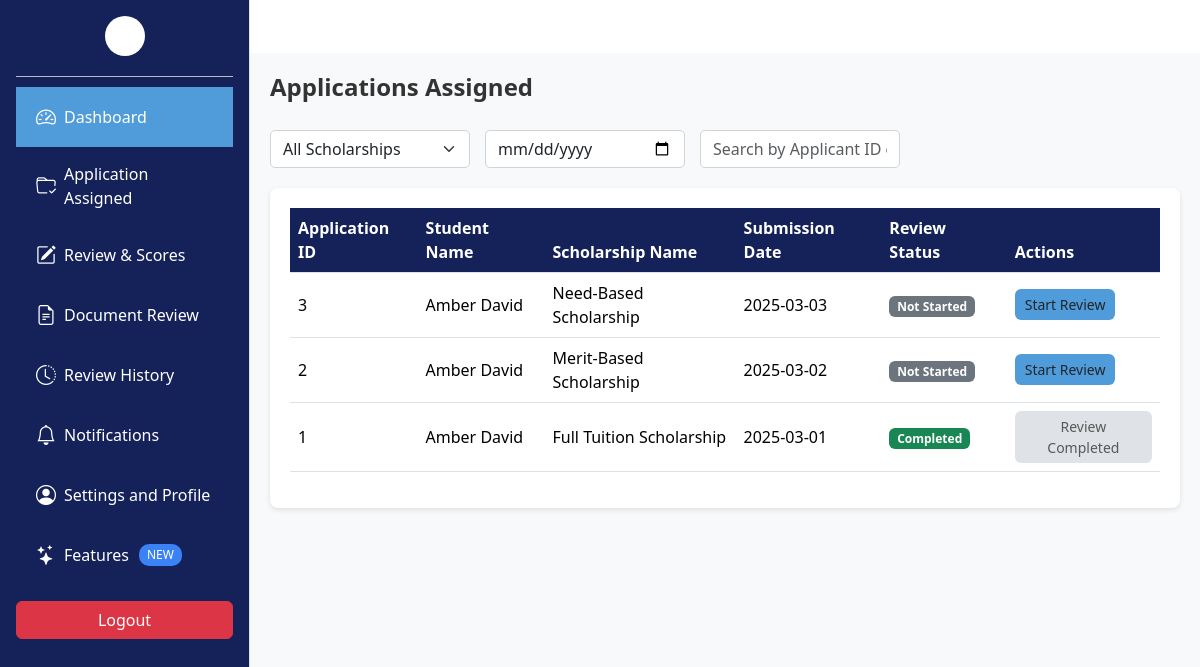
Screenshot of /reviewer/application.php with the database file from the repository.
### tables this page shows
CREATE TABLE Applications (
    application_id INT PRIMARY KEY AUTO_INCREMENT,
    student_id INT NOT NULL,
    scholarship_id INT NOT NULL,
    submission_date TIMESTAMP DEFAULT CURRENT_TIMESTAMP,
    document_url VARCHAR(255) DEFAULT NULL,
    finantial_statement_url VARCHAR(255) DEFAULT NULL,
    recommendation_letter_url VARCHAR(255) DEFAULT NULL,
    status ENUM('Submitted', 'Pending', 'Under Review', 'Approved', 'Accepted', 'Rejected', 'Needs More Info') DEFAULT 'Submitted',
    FOREIGN KEY (student_id) REFERENCES Students(student_id) ON DELETE CASCADE,
    FOREIGN KEY (scholarship_id) REFERENCES Scholarships(scholarship_id) ON DELETE CASCADE
);

CREATE TABLE Scholarships (
    scholarship_id INT PRIMARY KEY AUTO_INCREMENT,
    name VARCHAR(255) NOT NULL,
    amount DECIMAL(10,2) NOT NULL CHECK (amount > 0),
    gpa DECIMAL(3,1) DEFAULT NULL,
    other_criteria VARCHAR(255) DEFAULT NULL,
    application_start DATE DEFAULT NULL,
    application_end DATE NOT NULL,
    status ENUM('Open', 'Closed', 'Awarded') DEFAULT 'Open',
    created_at TIMESTAMP DEFAULT CURRENT_TIMESTAMP
);

CREATE TABLE Reviews (
    review_id INT PRIMARY KEY AUTO_INCREMENT,
    application_id INT NOT NULL,
    reviewer_id INT NOT NULL,
    review_date TIMESTAMP DEFAULT CURRENT_TIMESTAMP,
    score DECIMAL(5,2) CHECK (score BETWEEN 0 AND 100),
    comments TEXT,
    decision ENUM('Pending', 'Approved', 'Rejected', 'Needs More Info') DEFAULT 'Pending',
    FOREIGN KEY (application_id) REFERENCES Applications(application_id) ON DELETE CASCADE,
    FOREIGN KEY (reviewer_id) REFERENCES ReviewCommittee(reviewer_id) ON DELETE CASCADE
);

### reviewer/application.php (the view, shortened to what this page needs)
<?php
include "../Database/db.php";
$conn = new mysqli($servername, $username, $password, $dbname, $port);
$user_id = 2;
$reviewerQuery = "SELECT reviewer_id FROM ReviewCommittee WHERE user_id = ?";
$stmt = $conn->prepare($reviewerQuery);
$stmt->bind_param("i", $user_id);
if (!$stmt->execute()) {
    die("Execute failed: " . $stmt->error);
}
$reviewerResult = $stmt->get_result();
$reviewer = $reviewerResult->num_rows > 0 ? $reviewerResult->fetch_assoc() : null;
$reviewer_id = $reviewer['reviewer_id'];
$submissionDateFilter = isset($_GET['submissionDateFilter']) ? trim($_GET['submissionDateFilter']) : '';
$searchQuery = isset($_GET['search']) ? trim($_GET['search']) : '';
$page = isset($_GET['page']) ? max(1, intval($_GET['page'])) : 1;
$perPage = 5;
$offset = ($page - 1) * $perPage;
$query = "SELECT a.application_id, CONCAT(s.first_name, ' ', s.last_name) AS student_name,
                 sc.name AS scholarship_name, a.submission_date,
                 r.decision AS review_status
          FROM Applications a
          JOIN Students s ON a.student_id = s.student_id
          JOIN Scholarships sc ON a.scholarship_id = sc.scholarship_id
          LEFT JOIN Reviews r ON a.application_id = r.application_id AND r.reviewer_id = ?
          WHERE 1=1";
$query .= " AND (r.reviewer_id = ? OR r.reviewer_id IS NULL)";
$query .= " ORDER BY a.submission_date DESC LIMIT ? OFFSET ?";
$stmt = $conn->prepare($query);
$stmt->bind_param("iiii", $reviewer_id, $reviewer_id, $perPage, $offset);
if (!$stmt->execute()) {
    die("Execute failed: " . $stmt->error);
}
$result = $stmt->get_result();
?>
<!DOCTYPE html>
<html lang="en">
<head>
  <link href="https://cdn.jsdelivr.net/npm/bootstrap@5.3.3/dist/css/bootstrap.min.css" rel="stylesheet" />
  <link href="https://cdn.jsdelivr.net/npm/bootstrap-icons@1.10.5/font/bootstrap-icons.css" rel="stylesheet" />
</head>
<body>
  <?php include 'sidebar.php'; ?>
  <div class="main-content">
    <div class="page-header">
      <h1>Applications Assigned</h1>
    </div>
    <div class="filters">
      <select class="form-select" id="scholarshipFilter" onchange="applyFilters()">
        <option value="">All Scholarships</option>
      </select>
      <input type="date" class="form-control" id="submissionDateFilter" onchange="applyFilters()" value="<?php echo htmlspecialchars($submissionDateFilter); ?>" placeholder="Filter by Submission Date">
      <input type="text" class="form-control" id="searchInput" onkeyup="applyFilters()" placeholder="Search by Applicant ID or Name" value="<?php echo htmlspecialchars($searchQuery); ?>">
    </div>
    <div class="applications-table">
      <table class="table table-hover">
        <thead>
          <tr>
            <th>Application ID</th>
            <th>Student Name</th>
            <th>Scholarship Name</th>
            <th>Submission Date</th>
            <th>Review Status</th>
            <th>Actions</th>
          </tr>
        </thead>
        <tbody id="applicationsTable">
          <?php if ($result->num_rows > 0): ?>
            <?php while ($row = $result->fetch_assoc()): ?>
              <?php
              $reviewStatus = 'Not Started';
              $badgeClass = 'bg-secondary';
              $buttonText = 'Start Review';
              $buttonDisabled = false;
              if ($row['review_status']) {
                if ($row['review_status'] === 'Pending') {
                  $reviewStatus = 'In Review';
                  $badgeClass = 'bg-warning';
                  $buttonText = 'Continue Review';
                } elseif (in_array($row['review_status'], ['Approved', 'Rejected', 'Needs More Info'])) {
                  $reviewStatus = 'Completed';
                  $badgeClass = 'bg-success';
                  $buttonText = 'Review Completed';
                  $buttonDisabled = true;
                }
              }
              ?>
              <tr>
                <td><?php echo htmlspecialchars($row['application_id']); ?></td>
                <td><?php echo htmlspecialchars($row['student_name']); ?></td>
                <td><?php echo htmlspecialchars($row['scholarship_name']); ?></td>
                <td><?php echo htmlspecialchars(date('Y-m-d', strtotime($row['submission_date']))); ?></td>
                <td><span class="badge <?php echo $badgeClass; ?>"><?php echo $reviewStatus; ?></span></td>
                <td>
                  <button class="btn btn-start-review"
                          data-bs-toggle="modal"
                          data-bs-target="#confirmReviewModal"
                          data-application-id="<?php echo $row['application_id']; ?>"
                          data-action="<?php echo $buttonText; ?>"
                          <?php echo $buttonDisabled ? 'disabled' : ''; ?>>
                    <?php echo $buttonText; ?>
                  </button>
                </td>
              </tr>
            <?php endwhile; ?>
          <?php else: ?>
            <tr>
              <td colspan="6" class="text-center">No applications found.</td>
            </tr>
          <?php endif; ?>
        </tbody>
      </table>
    </div>
  </div>
</body>
</html>

### reviewer/application.php (style rules this page uses)
.main-content { background-color: #f8f9fa; min-height: 100vh; }
.page-header { display: flex; justify-content: space-between; align-items: center; margin-bottom: 20px; }
.page-header h1 { font-size: 24px; font-weight: 600; color: #333; }
.filters { display: flex; gap: 15px; margin-bottom: 20px; flex-wrap: wrap; }
.filters .form-select, .filters .form-control { border-radius: 5px; border: 1px solid #ced4da; box-shadow: none; max-width: 200px; }
.applications-table { background-color: #ffffff; border-radius: 8px; padding: 20px; box-shadow: 0 2px 5px rgba(0, 0, 0, 0.1); margin-bottom: 20px; }
.applications-table .table { margin-bottom: 0; }
.applications-table .table th { background-color: #152259; color: #ffffff; }
.applications-table .table td { vertical-align: middle; }
.applications-table .table .badge { font-size: 12px; }
.applications-table .btn-start-review { background-color: #509CDB; border: none; font-size: 14px; padding: 5px 10px; }
.applications-table .btn-start-review:disabled { background-color: #ced4da; cursor: not-allowed; }

### reviewer/sidebar.php (style rules this page uses)
.main-content { margin-left: 250px; padding: 20px; }

### rows the page displays
applications: application_id "3", student_name "Amber David", scholarship.name "Need-Based Scholarship", submission_date "2025-03-03", reviewStatus "Not Started", buttonText "Start Review"
applications: application_id "2", student_name "Amber David", scholarship.name "Merit-Based Scholarship", submission_date "2025-03-02", reviewStatus "Not Started", buttonText "Start Review"
applications: application_id "1", student_name "Amber David", scholarship.name "Full Tuition Scholarship", submission_date "2025-03-01", reviews.decision "Completed", reviews.decision "Review Completed"
